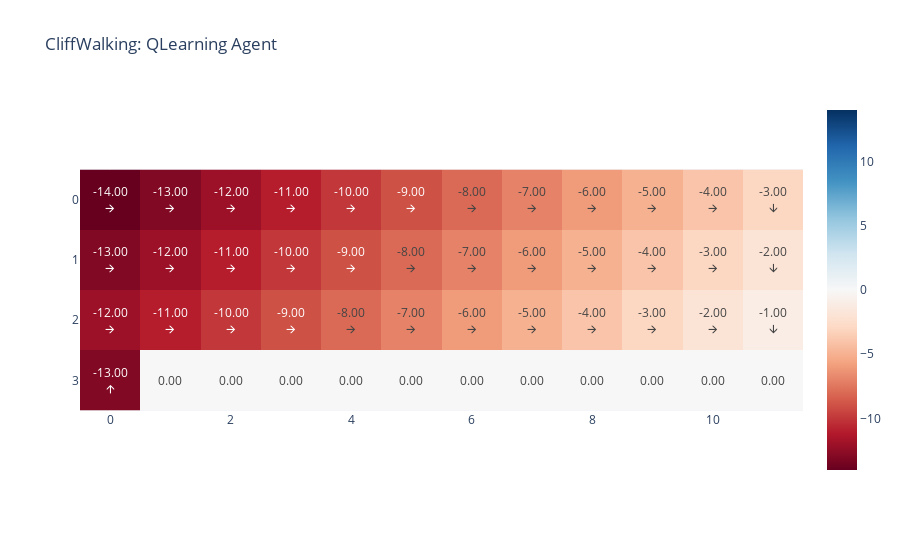
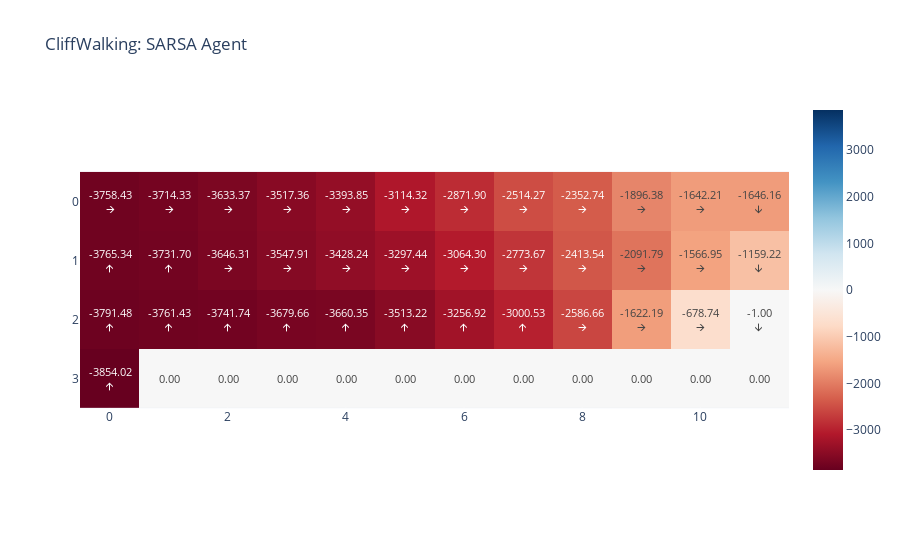
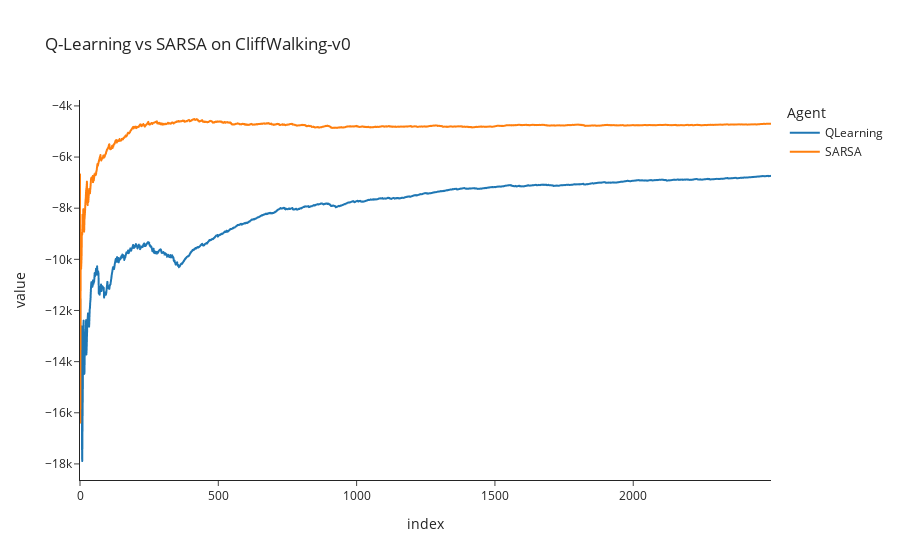

Notebook cell for these charts, in order:
### Code cell
gamma = 1
seed = 0

config_cliff = AgentConfig(epsilon=0.9, lr = 0.1, optimism=0)
env = gym.make("CliffWalking-v0")
n_runs = 2500
args_cliff = (env, config_cliff, gamma, seed)

returns_list = []
name_list = []
agents: List[Union[QLearning, SARSA]] = [QLearning(*args_cliff), SARSA(*args_cliff)]

for agent in agents:
    returns = agent.train(n_runs)[1:]
    returns_list.append(utils.cummean(returns))
    name_list.append(agent.name)
    V = agent.Q.max(axis=-1).reshape(4, 12)
    pi = agent.Q.argmax(axis=-1).reshape(4, 12)
    cliffwalk_imshow(V, pi, title=f"CliffWalking: {agent.name} Agent")

line(
    returns_list, 
    names=name_list, 
    template="simple_white",
    title="Q-Learning vs SARSA on CliffWalking-v0",
    labels={"x": "Episode", "y": "Avg. reward", "variable": "Agent"},
)

### Figure 1 — Plotly figure (JSON) as saved in the notebook; plotly's stock layout.template omitted (floating-point values rounded to 4 significant figures)
{"data": [{"coloraxis": "coloraxis", "hovertemplate": "x: %{x}<br>y: %{y}<br>color: %{z}<extra></extra>", "name": "0", "text": [["-14.00<br>🡪", "-13.00<br>🡪", "-12.00<br>🡪", "-11.00<br>🡪", "-10.00<br>🡪", "-9.00<br>🡪", "-8.00<br>🡪", "-7.00<br>🡪", "-6.00<br>🡪", "-5.00<br>🡪", "-4.00<br>🡪", "-3.00<br>🡫"], ["-13.00<br>🡪", "-12.00<br>🡪", "-11.00<br>🡪", "-10.00<br>🡪", "-9.00<br>🡪", "-8.00<br>🡪", "-7.00<br>🡪", "-6.00<br>🡪", "-5.00<br>🡪", "-4.00<br>🡪", "-3.00<br>🡪", "-2.00<br>🡫"], ["-12.00<br>🡪", "-11.00<br>🡪", "-10.00<br>🡪", "-9.00<br>🡪", "-8.00<br>🡪", "-7.00<br>🡪", "-6.00<br>🡪", "-5.00<br>🡪", "-4.00<br>🡪", "-3.00<br>🡪", "-2.00<br>🡪", "-1.00<br>🡫"], ["-13.00<br>🡩", "0.00", "0.00", "0.00", "0.00", "0.00", "0.00", "0.00", "0.00", "0.00", "0.00", "0.00"]], "texttemplate": "%{text}", "type": "heatmap", "xaxis": "x", "yaxis": "y", "z": [[-14.0, -13.0, -12.0, -11.0, -10.0, -9.0, -8.0, -7.0, -6.0, -5.0, -4.0, -3.0], [-13.0, -12.0, -11.0, -10.0, -9.0, -8.0, -7.0, -6.0, -5.0, -4.0, -3.0, -2.0], [-12.0, -11.0, -10.0, -9.0, -8.0, -7.0, -6.0, -5.0, -4.0, -3.0, -2.0, -1.0], [-13.0, 0, 0, 0, 0, 0, 0, 0, 0, 0, 0, 0]]}], "layout": {"coloraxis": {"cmid": 0, "colorscale": [[0, "rgb(103,0,31)"], [0.1, "rgb(178,24,43)"], [0.2, "rgb(214,96,77)"], [0.3, "rgb(244,165,130)"], [0.4, "rgb(253,219,199)"], [0.5, "rgb(247,247,247)"], [0.6, "rgb(209,229,240)"], [0.7, "rgb(146,197,222)"], [0.8, "rgb(67,147,195)"], [0.9, "rgb(33,102,172)"], [1, "rgb(5,48,97)"]]}, "title": {"text": "CliffWalking: QLearning Agent"}, "xaxis": {"anchor": "y", "constrain": "domain", "domain": [0, 1], "scaleanchor": "y"}, "yaxis": {"anchor": "x", "autorange": "reversed", "constrain": "domain", "domain": [0, 1]}}}

### Figure 2 — Plotly figure (JSON) as saved in the notebook; plotly's stock layout.template omitted (floating-point values rounded to 4 significant figures)
{"data": [{"coloraxis": "coloraxis", "hovertemplate": "x: %{x}<br>y: %{y}<br>color: %{z}<extra></extra>", "name": "0", "text": [["-3758.43<br>🡪", "-3714.33<br>🡪", "-3633.37<br>🡪", "-3517.36<br>🡪", "-3393.85<br>🡪", "-3114.32<br>🡪", "-2871.90<br>🡪", "-2514.27<br>🡪", "-2352.74<br>🡪", "-1896.38<br>🡪", "-1642.21<br>🡪", "-1646.16<br>🡫"], ["-3765.34<br>🡩", "-3731.70<br>🡩", "-3646.31<br>🡪", "-3547.91<br>🡪", "-3428.24<br>🡪", "-3297.44<br>🡪", "-3064.30<br>🡪", "-2773.67<br>🡪", "-2413.54<br>🡪", "-2091.79<br>🡪", "-1566.95<br>🡪", "-1159.22<br>🡫"], ["-3791.48<br>🡩", "-3761.43<br>🡩", "-3741.74<br>🡩", "-3679.66<br>🡩", "-3660.35<br>🡩", "-3513.22<br>🡩", "-3256.92<br>🡩", "-3000.53<br>🡩", "-2586.66<br>🡪", "-1622.19<br>🡪", "-678.74<br>🡪", "-1.00<br>🡫"], ["-3854.02<br>🡩", "0.00", "0.00", "0.00", "0.00", "0.00", "0.00", "0.00", "0.00", "0.00", "0.00", "0.00"]], "texttemplate": "%{text}", "type": "heatmap", "xaxis": "x", "yaxis": "y", "z": [[-3758.0, -3714.0, -3633.0, -3517.0, -3394.0, -3114.0, -2872.0, -2514.0, -2353.0, -1896.0, -1642.0, -1646.0], [-3765.0, -3732.0, -3646.0, -3548.0, -3428.0, -3297.0, -3064.0, -2774.0, -2414.0, -2092.0, -1567.0, -1159.0], [-3791.0, -3761.0, -3742.0, -3680.0, -3660.0, -3513.0, -3257.0, -3001.0, -2587.0, -1622.0, -678.7, -1.0], [-3854.0, 0, 0, 0, 0, 0, 0, 0, 0, 0, 0, 0]]}], "layout": {"coloraxis": {"cmid": 0, "colorscale": [[0, "rgb(103,0,31)"], [0.1, "rgb(178,24,43)"], [0.2, "rgb(214,96,77)"], [0.3, "rgb(244,165,130)"], [0.4, "rgb(253,219,199)"], [0.5, "rgb(247,247,247)"], [0.6, "rgb(209,229,240)"], [0.7, "rgb(146,197,222)"], [0.8, "rgb(67,147,195)"], [0.9, "rgb(33,102,172)"], [1, "rgb(5,48,97)"]]}, "title": {"text": "CliffWalking: SARSA Agent"}, "xaxis": {"anchor": "y", "constrain": "domain", "domain": [0, 1], "scaleanchor": "y"}, "yaxis": {"anchor": "x", "autorange": "reversed", "constrain": "domain", "domain": [0, 1]}}}

### Figure 3 — Plotly figure (JSON) as saved in the notebook; plotly's stock layout.template omitted (floating-point values rounded to 4 significant figures; data arrays with more than 128 entries replaced by an {"elided": "..."} marker saying what was removed)
{"data": [{"hovertemplate": "Agent=wide_variable_0<br>index=%{x}<br>value=%{y}<extra></extra>", "legendgroup": "wide_variable_0", "line": {"color": "#1F77B4", "dash": "solid"}, "marker": {"symbol": "circle"}, "mode": "lines", "name": "QLearning", "showlegend": true, "type": "scattergl", "x": {"elided": "2499 int values"}, "xaxis": "x", "y": {"elided": "2499 float values"}, "yaxis": "y"}, {"hovertemplate": "Agent=wide_variable_1<br>index=%{x}<br>value=%{y}<extra></extra>", "legendgroup": "wide_variable_1", "line": {"color": "#FF7F0E", "dash": "solid"}, "marker": {"symbol": "circle"}, "mode": "lines", "name": "SARSA", "showlegend": true, "type": "scattergl", "x": {"elided": "2499 int values"}, "xaxis": "x", "y": {"elided": "2499 float values"}, "yaxis": "y"}], "layout": {"hovermode": "x unified", "legend": {"title": {"text": "Agent"}, "tracegroupgap": 0}, "title": {"text": "Q-Learning vs SARSA on CliffWalking-v0"}, "xaxis": {"anchor": "y", "domain": [0, 1], "title": {"text": "index"}}, "yaxis": {"anchor": "x", "domain": [0, 1], "title": {"text": "value"}}}}
